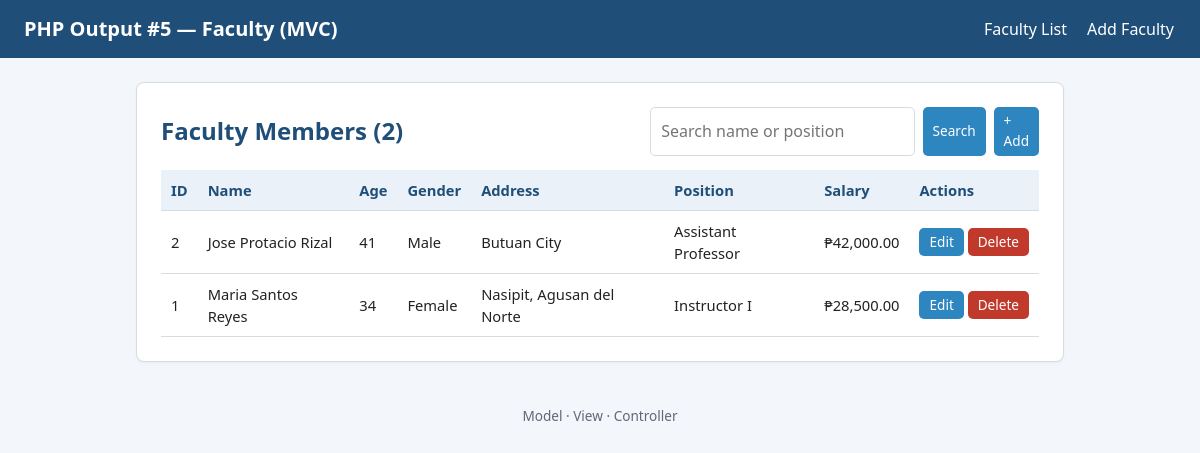
/output5/index.php, run on the app's committed database.
### tables this page shows
CREATE TABLE faculty (
  id          INT UNSIGNED NOT NULL AUTO_INCREMENT,
  first_name  VARCHAR(50)  NOT NULL,
  middle_name VARCHAR(50)  DEFAULT NULL,
  last_name   VARCHAR(50)  NOT NULL,
  age         TINYINT UNSIGNED NOT NULL,
  gender      ENUM('Male','Female','Other') NOT NULL,
  address     VARCHAR(255) NOT NULL,
  position    VARCHAR(100) NOT NULL,
  salary      DECIMAL(12,2) NOT NULL,
  created_at  TIMESTAMP NOT NULL DEFAULT CURRENT_TIMESTAMP,
  PRIMARY KEY (id)
);

### output5/controllers/FacultyController.php (called while the page is built, shortened)
<?php
require_once __DIR__ . '/../models/Faculty.php';
class FacultyController
{
    private Faculty $model;
    public function __construct()
    {
        $this->model = new Faculty();
    }
    public function index(): void
    {
        $search = trim($_GET['q'] ?? '');
        $faculty = $this->model->all($search);
        $this->render('index', compact('faculty', 'search'));
    }
    private function render(string $view, array $vars = []): void
    {
        extract($vars);
        require __DIR__ . '/../views/layout/header.php';
        require __DIR__ . '/../views/faculty/' . $view . '.php';
        require __DIR__ . '/../views/layout/footer.php';
    }
}

### output5/index.php (called while the page is built, shortened)
<?php
require_once __DIR__ . '/../includes/functions.php';
require_once __DIR__ . '/controllers/FacultyController.php';
$action = $_GET['action'] ?? 'index';
try {
    (new FacultyController())->$action();
} catch (PDOException $ex) {
    require __DIR__ . '/views/layout/header.php';
    echo '<div class="alert danger">Database error: ' . e($ex->getMessage()) . '</div>';
    require __DIR__ . '/views/layout/footer.php';
}

### config/database.php (called while the page is built, shortened)
<?php
class Database
{
    private static ?PDO $conn = null;
    public static function getConnection(): PDO
    {
        if (self::$conn === null) {
            $dsn = 'mysql:host=' . self::HOST . ';dbname=' . self::NAME . ';charset=utf8mb4';
            self::$conn = new PDO($dsn, self::USER, self::PASS, [
                PDO::ATTR_ERRMODE            => PDO::ERRMODE_EXCEPTION,
                PDO::ATTR_DEFAULT_FETCH_MODE => PDO::FETCH_ASSOC,
                PDO::ATTR_EMULATE_PREPARES   => false,
            ]);
        }
        return self::$conn;
    }
}

### output5/models/Faculty.php (called while the page is built, shortened)
<?php
require_once __DIR__ . '/../config/database.php';
class Faculty
{
    private PDO $db;
    public function __construct()
    {
        $this->db = Database::getConnection();
    }
    public function all(string $search = ''): array
    {
        if ($search !== '') {
            $like = '%' . $search . '%';
            $stmt = $this->db->prepare('SELECT * FROM faculty WHERE first_name LIKE ? OR middle_name LIKE ? OR last_name LIKE ? OR position LIKE ? ORDER BY id DESC');
            $stmt->execute([$like, $like, $like, $like]);
        } else {
            $stmt = $this->db->query('SELECT * FROM faculty ORDER BY id DESC');
        }
        return $stmt->fetchAll();
    }
}

### includes/functions.php (called while the page is built, shortened)
<?php
function e($v): string { return htmlspecialchars((string)$v, ENT_QUOTES, 'UTF-8'); }
    ?>

### output5/views/faculty/index.php (the view, shortened to what this page needs)
<div class="card">
    <div class="toolbar">
        <h2 style="margin:0">Faculty Members (<?= count($faculty) ?>)</h2>
        <form method="get" action="index.php">
            <input type="text" name="q" value="<?= e($search) ?>" placeholder="Search name or position">
            <button class="btn sm" type="submit">Search</button>
            <a class="btn sm" href="index.php?action=create">+ Add</a>
        </form>
    </div>
    <div class="table-wrap">
    <table>
        <thead><tr><th>ID</th><th>Name</th><th>Age</th><th>Gender</th><th>Address</th><th>Position</th><th>Salary</th><th>Actions</th></tr></thead>
        <tbody>
        <?php foreach ($faculty as $f): ?>
            <tr>
                <td><?= (int)$f['id'] ?></td>
                <td><?= e(trim($f['first_name'] . ' ' . ($f['middle_name'] ?? '') . ' ' . $f['last_name'])) ?></td>
                <td><?= (int)$f['age'] ?></td>
                <td><?= e($f['gender']) ?></td>
                <td><?= e($f['address']) ?></td>
                <td><?= e($f['position']) ?></td>
                <td>&#8369;<?= number_format((float)$f['salary'], 2) ?></td>
                <td class="actions">
                    <a class="btn sm" href="index.php?action=edit&id=<?= (int)$f['id'] ?>">Edit</a>
                    <form method="post" action="index.php?action=delete" onsubmit="return confirm('Delete this faculty record?');">
                        <button class="btn sm danger" type="submit">Delete</button>
                    </form>
                </td>
            </tr>
        <?php endforeach; ?>
        </tbody>
    </table>
    </div>
</div>

### output5/views/layout/header.php (shortened to what this page needs)
<!DOCTYPE html>
<html lang="en">
<head>
    <link rel="stylesheet" href="../assets/style.css">
</head>
<body>
<header class="site">
    <h1>PHP Output #5 &mdash; Faculty (MVC)</h1>
    <nav><a href="index.php">Faculty List</a><a href="index.php?action=create">Add Faculty</a></nav>
</header>
<main>

### output5/views/layout/footer.php
</main>
<footer class="site">Model &middot; View &middot; Controller</footer>
</body>
</html>

### assets/style.css (style rules this page uses)
:root { --primary:#1f4e79;--accent:#2e86c1;--bg:#f3f6fa;--card:#fff;--text:#222;--muted:#667;--danger:#c0392b;--ok:#1e8449;--border:#d5dce4 }
* { box-sizing:border-box }
body { margin:0;font-family:Segoe UI,Arial,sans-serif;background:var(--bg);color:var(--text);line-height:1.5 }
header.site { background:var(--primary);color:#fff;padding:14px 24px;display:flex;justify-content:space-between;align-items:center;flex-wrap:wrap;gap:8px }
header.site h1 { margin:0;font-size:1.25rem }
nav a { color:#fff;text-decoration:none;margin-left:16px;padding:4px 2px;border-bottom:2px solid transparent }
main { max-width:960px;margin:24px auto;padding:0 16px }
.card { background:var(--card);border:1px solid var(--border);border-radius:8px;padding:24px;margin-bottom:24px;box-shadow:0 1px 3px rgba(0,0,0,.05) }
.card h2 { margin-top:0;color:var(--primary) }
input[type=text],input[type=email],input[type=tel],input[type=number],input[type=password],select,textarea { width:100%;padding:9px 10px;border:1px solid var(--border);border-radius:5px;font:inherit }
.btn { display:inline-block;padding:9px 18px;border:0;border-radius:5px;background:var(--accent);color:#fff;font:inherit;cursor:pointer;text-decoration:none }
.btn.danger { background:var(--danger) }
.btn.sm { padding:4px 10px;font-size:.85rem }
table { width:100%;border-collapse:collapse }
th,td { padding:9px 10px;border-bottom:1px solid var(--border);text-align:left;font-size:.92rem }
th { background:#eaf1f8;color:var(--primary) }
td.actions { white-space:nowrap }
td.actions form { display:inline }
.table-wrap { overflow-x:auto }
.toolbar { display:flex;justify-content:space-between;align-items:center;gap:12px;margin-bottom:14px;flex-wrap:wrap }
.toolbar form { display:flex;gap:8px }
footer.site { text-align:center;color:var(--muted);padding:20px;font-size:.85rem }

### data on the page
faculty: id "2", first_name+middle_name+last_name "Jose Protacio Rizal", age "41", gender "Male", address "Butuan City", position "Assistant Professor", salary "42,000.00"
faculty: id "1", first_name+middle_name+last_name "Maria Santos Reyes", age "34", gender "Female", address "Nasipit, Agusan del Norte", position "Instructor I", salary "28,500.00"

### other printed values
count($faculty) "2"
